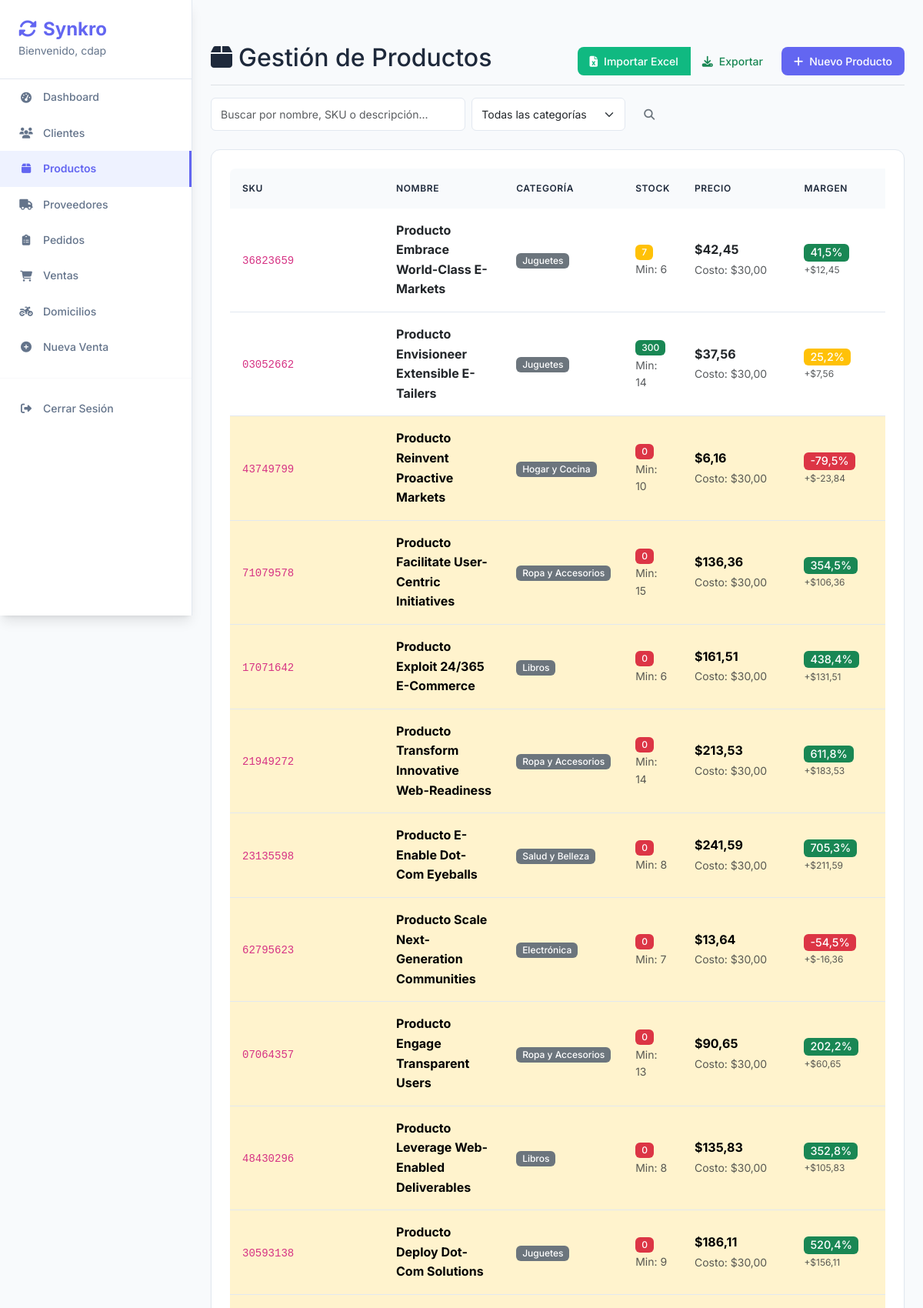
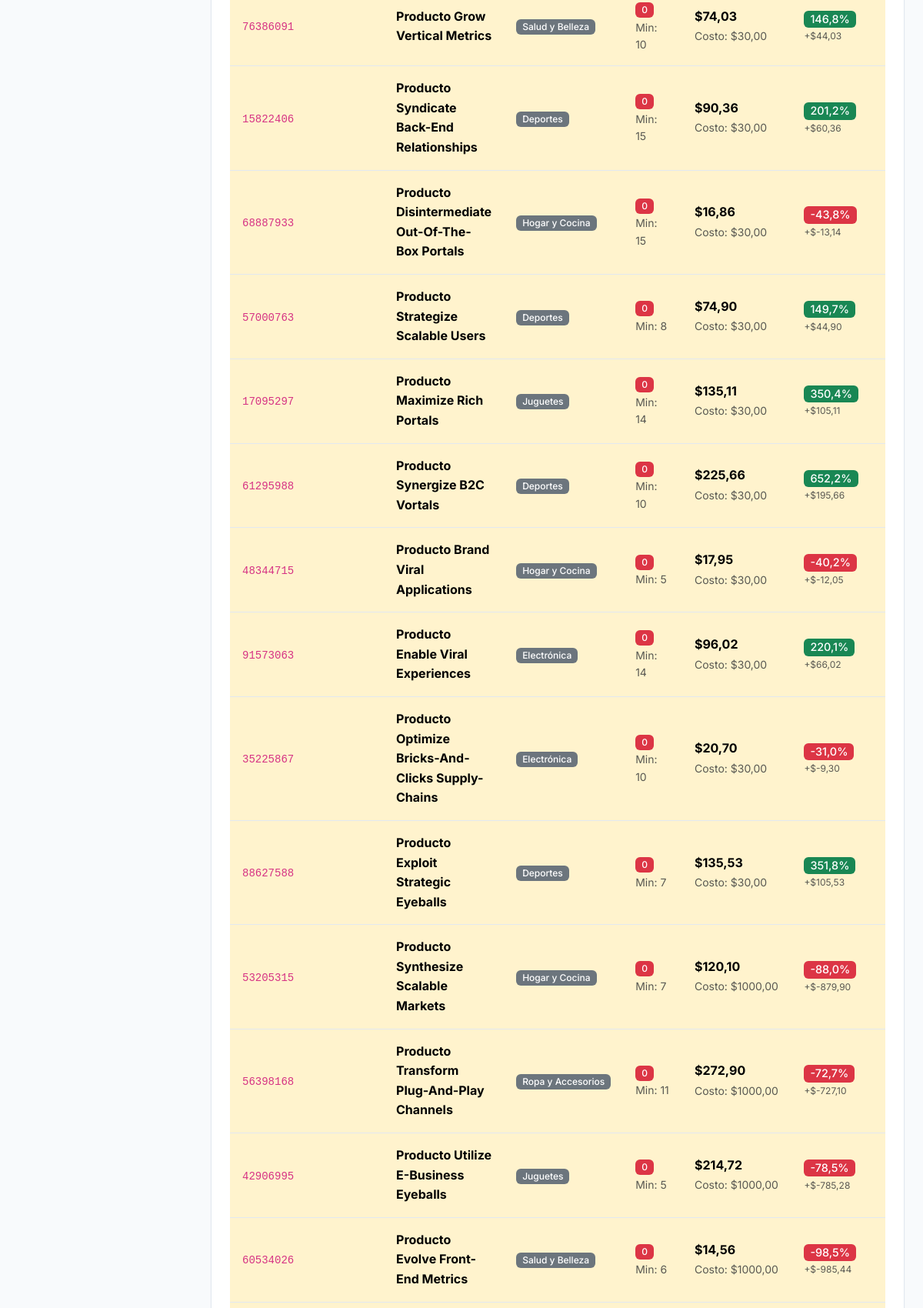
The page /productos/ (signed in, upper part) on the database its author committed (2 pictures, top to bottom).
### core/models.py (models this page shows, shortened)
class Producto(models.Model):
    nombre = models.CharField(max_length=200)
    sku = models.CharField(max_length=50, unique=True, help_text="Código de Referencia Único")
    categoria = models.ForeignKey(Categoria, on_delete=models.SET_NULL, null=True, blank=True)
    descripcion = models.TextField(blank=True)
    stock_actual = models.PositiveIntegerField(default=0)
    stock_minimo = models.PositiveIntegerField(default=5, help_text="Umbral para alertas de stock bajo")
    precio_venta = models.DecimalField(max_digits=10, decimal_places=2)
    costo_unitario = models.DecimalField(max_digits=10, decimal_places=2, default=0)
    @property
    def necesita_reposicion(self):
        return self.stock_actual <= self.stock_minimo
    @property
    def ganancia_unitaria(self):
        return (self.precio_venta or 0) - (self.costo_unitario or 0)
    @property
    def margen_ganancia(self):
        if self.costo_unitario and self.costo_unitario > 0:
            return (self.ganancia_unitaria / self.costo_unitario) * 100
        return 0

class Categoria(models.Model):
    nombre = models.CharField(max_length=100, unique=True)
    descripcion = models.TextField(blank=True, null=True)
    class Meta:
        verbose_name_plural = "Categorías"

### core/views.py (the view)
# urls.py: path('productos/', views.producto_list, name='producto_list'),
@login_required
def producto_list(request):
    search = request.GET.get('search', '')
    categoria_id = request.GET.get('categoria', '')
    productos = Producto.objects.select_related('categoria')
    if search:
        productos = productos.filter(
            Q(nombre__icontains=search) |
            Q(sku__icontains=search) |
            Q(descripcion__icontains=search)
        )
    if categoria_id:
        productos = productos.filter(categoria_id=categoria_id)
    categorias = Categoria.objects.all()
    return render(request, 'productos/list.html', {
        'productos': productos,
        'categorias': categorias,
        'search': search,
        'categoria_selected': categoria_id
    })

### core/templates/productos/list.html (shortened to what this page needs)
{% extends 'base.html' %}
{% block content %}
<div class="d-flex justify-content-between flex-wrap flex-md-nowrap align-items-center pt-3 pb-2 mb-3 border-bottom">
    <h1 class="h2"><i class="fas fa-box me-2"></i>Gestión de Productos</h1>
    <div class="btn-toolbar mb-2 mb-md-0">
        <div class="btn-group me-2">
            <button type="button" class="btn btn-success" data-bs-toggle="modal" data-bs-target="#importarModal">
                <i class="fas fa-file-excel me-2"></i>Importar Excel
            </button>
            <a href="{% url 'productos_exportar_excel' %}" class="btn btn-outline-success">
                <i class="fas fa-download me-2"></i>Exportar
            </a>
        </div>
        <a href="{% url 'producto_add' %}" class="btn btn-primary">
            <i class="fas fa-plus me-2"></i>Nuevo Producto
        </a>
    </div>
</div>
<div class="row mb-4">
    <div class="col-md-8">
        <form method="get" class="d-flex">
            <input type="text" name="search" class="form-control me-2"
                   placeholder="Buscar por nombre, SKU o descripción..."
                   value="{{ search }}">
            <select name="categoria" class="form-select me-2" style="max-width: 200px;">
                <option value="">Todas las categorías</option>
            </select>
            <button type="submit" class="btn btn-outline-secondary">
                <i class="fas fa-search"></i>
            </button>
        </form>
    </div>
</div>
<div class="card">
    <div class="card-body">
        {% if productos %}
        <div class="table-responsive">
            <table class="table table-hover">
                <thead>
                    <tr>
                        <th>SKU</th>
                        <th>Nombre</th>
                        <th>Categoría</th>
                        <th>Stock</th>
                        <th>Precio</th>
                        <th>Margen</th>
                    </tr>
                </thead>
                <tbody>
                    {% for producto in productos %}
                    <tr {% if producto.necesita_reposicion %}class="table-warning"{% endif %}>
                        <td>
                            <code>{{ producto.sku }}</code>
                        </td>
                        <td>
                            <strong>{{ producto.nombre }}</strong>
                        </td>
                        <td>
                            {% if producto.categoria %}
                                <span class="badge bg-secondary">{{ producto.categoria.nombre }}</span>
                            {% else %}
                                <span class="text-muted">Sin categoría</span>
                            {% endif %}
                        </td>
                        <td>
                            <span class="badge {% if producto.stock_actual <= producto.stock_minimo %}bg-danger{% elif producto.stock_actual <= 10 %}bg-warning{% else %}bg-success{% endif %}">
                                {{ producto.stock_actual }}
                            </span>
                            <small class="text-muted d-block">Min: {{ producto.stock_minimo }}</small>
                        </td>
                        <td>
                            <strong>${{ producto.precio_venta }}</strong>
                            <br><small class="text-muted">Costo: ${{ producto.costo_unitario }}</small>
                        </td>
                        <td>
                            <span class="badge {% if producto.margen_ganancia >= 30 %}bg-success{% elif producto.margen_ganancia >= 15 %}bg-warning{% else %}bg-danger{% endif %}" style="font-size: 0.9em;">
                                {{ producto.margen_ganancia|floatformat:1 }}%
                            </span>
                            <small class="text-muted d-block" style="font-size: 0.75em;">+${{ producto.ganancia_unitaria|floatformat:2 }}</small>
                        </td>
                    </tr>
                    {% endfor %}
                </tbody>
            </table>
        </div>
        {% endif %}
    </div>
</div>
{% endblock %}

### core/templates/base.html (shortened to what this page needs)
<!DOCTYPE html>
<html lang="es">
<head>
    <link href="https://cdn.jsdelivr.net/npm/bootstrap@5.3.0/dist/css/bootstrap.min.css" rel="stylesheet">
    <link href="https://cdnjs.cloudflare.com/ajax/libs/font-awesome/6.4.0/css/all.min.css" rel="stylesheet">
</head>
<body>
    <nav class="sidebar">
        <div class="sidebar-brand">
            <h4>
                <i class="fas fa-sync-alt me-2"></i>Synkro
            </h4>
            {% if user.is_authenticated %}
                <small>Bienvenido, {{ user.username }}</small>
            {% endif %}
        </div>
        {% if user.is_authenticated %}
        <ul class="nav flex-column">
            <li class="nav-item">
                <a class="nav-link {% if request.resolver_match.url_name == 'dashboard' %}active{% endif %}" href="{% url 'dashboard' %}">
                    <i class="fas fa-tachometer-alt"></i>Dashboard
                </a>
            </li>
            <li class="nav-item">
                <a class="nav-link {% if 'cliente' in request.resolver_match.url_name %}active{% endif %}" href="{% url 'cliente_list' %}">
                    <i class="fas fa-users"></i>Clientes
                </a>
            </li>
            <li class="nav-item">
                <a class="nav-link {% if 'producto' in request.resolver_match.url_name %}active{% endif %}" href="{% url 'producto_list' %}">
                    <i class="fas fa-box"></i>Productos
                </a>
            </li>
            <li class="nav-item">
                <a class="nav-link {% if 'proveedor' in request.resolver_match.url_name %}active{% endif %}" href="{% url 'proveedor_list' %}">
                    <i class="fas fa-truck"></i>Proveedores
                </a>
            </li>
            <li class="nav-item">
                <a class="nav-link {% if 'pedido' in request.resolver_match.url_name %}active{% endif %}" href="{% url 'pedido_list' %}">
                    <i class="fas fa-clipboard-list"></i>Pedidos
                </a>
            </li>
            <li class="nav-item">
                <a class="nav-link {% if 'venta' in request.resolver_match.url_name %}active{% endif %}" href="{% url 'venta_list' %}">
                    <i class="fas fa-shopping-cart"></i>Ventas
                </a>
            </li>
            <li class="nav-item">
                <a class="nav-link {% if 'domicilio' in request.resolver_match.url_name %}active{% endif %}" href="{% url 'domicilios_home' %}">
                    <i class="fas fa-motorcycle"></i>Domicilios
                </a>
            </li>
            <li class="nav-item">
                <a class="nav-link" href="{% url 'nueva_venta' %}">
                    <i class="fas fa-plus-circle"></i>Nueva Venta
                </a>
            </li>
            <hr>
            <li class="nav-item">
                <a class="nav-link" href="{% url 'logout' %}">
                    <i class="fas fa-sign-out-alt"></i>Cerrar Sesión
                </a>
            </li>
        </ul>
        {% endif %}
    </nav>
    <main class="main-content">
                <div class="pt-3 pb-2 mb-3">
        {% block content %}
        {% endblock %}
    </main>
</body>
</html>

### core/templates/base.html (style rules this page uses)
:root { --primary-color: #6366f1; --primary-light: #818cf8; --primary-dark: #4f46e5; --secondary-color: #64748b; --success-color: #10b981; --warning-color: #f59e0b; --danger-color: #ef4444; --light-bg: #f8fafc; --white-bg: #ffffff; --dark-text: #1e293b; --light-text: #64748b; --border-color: #e2e8f0; --shadow-sm: 0 1px 2px 0 rgb(0 0 0 / 0.05); --shadow-md: 0 4px 6px -1px rgb(0 0 0 / 0.1), 0 2px 4px -2px rgb(0 0 0 / 0.1); --shadow-lg: 0 10px 15px -3px rgb(0 0 0 / 0.1), 0 4px 6px -4px rgb(0 0 0 / 0.1); }
body { background-color: var(--light-bg); font-family: 'Inter', -apple-system, BlinkMacSystemFont, 'Segoe UI', sans-serif; color: var(--dark-text); line-height: 1.6; }
.sidebar { min-height: 100vh; background: var(--white-bg); border-right: 1px solid var(--border-color); box-shadow: var(--shadow-lg); position: fixed; top: 0; left: 0; width: 250px; z-index: 1000; overflow-y: auto; }
.sidebar .nav-link { color: var(--light-text); padding: 12px 24px; margin: 0; border-radius: 0; transition: all 0.2s ease; font-weight: 500; font-size: 0.875rem; display: flex; align-items: center; gap: 12px; }
.sidebar .nav-link i { width: 20px; text-align: center; }
.sidebar .nav-link.active { color: var(--primary-color); background-color: #eef2ff; border-right: 3px solid var(--primary-color); font-weight: 600; }
.sidebar-brand { padding: 24px; border-bottom: 1px solid var(--border-color); }
.sidebar-brand h4 { color: var(--primary-color); font-weight: 700; font-size: 1.5rem; margin: 0; }
.sidebar-brand small { color: var(--light-text); font-size: 0.875rem; }
.main-content { background-color: var(--light-bg); min-height: 100vh; padding: 24px; margin-left: 250px; }
.card { background: var(--white-bg); border: 1px solid var(--border-color); border-radius: 12px; box-shadow: var(--shadow-sm); transition: all 0.2s ease; }
.card-body { padding: 24px; }
.btn { font-weight: 500; border-radius: 8px; padding: 8px 16px; font-size: 0.875rem; transition: all 0.2s ease; border: none; }
.btn-primary { background-color: var(--primary-color); color: white; }
.btn-success { background-color: var(--success-color); color: white; }
.table { background: var(--white-bg); border-radius: 8px; overflow: hidden; box-shadow: var(--shadow-sm); margin-bottom: 0; }
.table thead th { background-color: #f8fafc; color: var(--dark-text); border: none; font-weight: 600; font-size: 0.75rem; text-transform: uppercase; letter-spacing: 0.05em; padding: 16px; }
.table tbody td { padding: 16px; border-color: var(--border-color); vertical-align: middle; }
.form-control, .form-select { border-radius: 6px; border: 1px solid var(--border-color); padding: 10px 12px; font-size: 0.875rem; transition: all 0.2s ease; }
.badge { border-radius: 6px; font-weight: 500; font-size: 0.75rem; padding: 4px 8px; }
hr { border-color: var(--border-color); margin: 16px 0; }

### rows shown on the page
Producto: sku "36823659", nombre "Producto Embrace World-Class E-Markets", categoria.nombre "Juguetes", stock_actual "7", stock_minimo "6", precio_venta "42,45", costo_unitario "30,00", margen_ganancia "41,5", ganancia_unitaria "12,45"
Producto: sku "03052662", nombre "Producto Envisioneer Extensible E-Tailers", categoria.nombre "Juguetes", stock_actual "300", stock_minimo "14", precio_venta "37,56", costo_unitario "30,00", margen_ganancia "25,2", ganancia_unitaria "7,56"
Producto: sku "43749799", nombre "Producto Reinvent Proactive Markets", categoria.nombre "Hogar y Cocina", stock_actual "0", stock_minimo "10", precio_venta "6,16", costo_unitario "30,00", margen_ganancia "-79,5", ganancia_unitaria "-23,84"
Producto: sku "71079578", nombre "Producto Facilitate User-Centric Initiatives", categoria.nombre "Ropa y Accesorios", stock_actual "0", stock_minimo "15", precio_venta "136,36", costo_unitario "30,00", margen_ganancia "354,5", ganancia_unitaria "106,36"
Producto: sku "17071642", nombre "Producto Exploit 24/365 E-Commerce", categoria.nombre "Libros", stock_actual "0", stock_minimo "6", precio_venta "161,51", costo_unitario "30,00", margen_ganancia "438,4", ganancia_unitaria "131,51"
Producto: sku "21949272", nombre "Producto Transform Innovative Web-Readiness", categoria.nombre "Ropa y Accesorios", stock_actual "0", stock_minimo "14", precio_venta "213,53", costo_unitario "30,00", margen_ganancia "611,8", ganancia_unitaria "183,53"
Producto: sku "23135598", nombre "Producto E-Enable Dot-Com Eyeballs", categoria.nombre "Salud y Belleza", stock_actual "0", stock_minimo "8", precio_venta "241,59", costo_unitario "30,00", margen_ganancia "705,3", ganancia_unitaria "211,59"
Producto: sku "62795623", nombre "Producto Scale Next-Generation Communities", categoria.nombre "Electrónica", stock_actual "0", stock_minimo "7", precio_venta "13,64", costo_unitario "30,00", margen_ganancia "-54,5", ganancia_unitaria "-16,36"
Producto: sku "07064357", nombre "Producto Engage Transparent Users", categoria.nombre "Ropa y Accesorios", stock_actual "0", stock_minimo "13", precio_venta "90,65", costo_unitario "30,00", margen_ganancia "202,2", ganancia_unitaria "60,65"
Producto: sku "48430296", nombre "Producto Leverage Web-Enabled Deliverables", categoria.nombre "Libros", stock_actual "0", stock_minimo "8", precio_venta "135,83", costo_unitario "30,00", margen_ganancia "352,8", ganancia_unitaria "105,83"
Producto: sku "30593138", nombre "Producto Deploy Dot-Com Solutions", categoria.nombre "Juguetes", stock_actual "0", stock_minimo "9", precio_venta "186,11", costo_unitario "30,00", margen_ganancia "520,4", ganancia_unitaria "156,11"
Producto: sku "76386091", nombre "Producto Grow Vertical Metrics", categoria.nombre "Salud y Belleza", stock_actual "0", stock_minimo "10", precio_venta "74,03", costo_unitario "30,00", margen_ganancia "146,8", ganancia_unitaria "44,03"
Producto: sku "15822406", nombre "Producto Syndicate Back-End Relationships", categoria.nombre "Deportes", stock_actual "0", stock_minimo "15", precio_venta "90,36", costo_unitario "30,00", margen_ganancia "201,2", ganancia_unitaria "60,36"
Producto: sku "68887933", nombre "Producto Disintermediate Out-Of-The-Box Portals", categoria.nombre "Hogar y Cocina", stock_actual "0", stock_minimo "15", precio_venta "16,86", costo_unitario "30,00", margen_ganancia "-43,8", ganancia_unitaria "-13,14"
Producto: sku "57000763", nombre "Producto Strategize Scalable Users", categoria.nombre "Deportes", stock_actual "0", stock_minimo "8", precio_venta "74,90", costo_unitario "30,00", margen_ganancia "149,7", ganancia_unitaria "44,90"
Producto: sku "17095297", nombre "Producto Maximize Rich Portals", categoria.nombre "Juguetes", stock_actual "0", stock_minimo "14", precio_venta "135,11", costo_unitario "30,00", margen_ganancia "350,4", ganancia_unitaria "105,11"
Producto: sku "61295988", nombre "Producto Synergize B2C Vortals", categoria.nombre "Deportes", stock_actual "0", stock_minimo "10", precio_venta "225,66", costo_unitario "30,00", margen_ganancia "652,2", ganancia_unitaria "195,66"
Producto: sku "48344715", nombre "Producto Brand Viral Applications", categoria.nombre "Hogar y Cocina", stock_actual "0", stock_minimo "5", precio_venta "17,95", costo_unitario "30,00", margen_ganancia "-40,2", ganancia_unitaria "-12,05"
Producto: sku "91573063", nombre "Producto Enable Viral Experiences", categoria.nombre "Electrónica", stock_actual "0", stock_minimo "14", precio_venta "96,02", costo_unitario "30,00", margen_ganancia "220,1", ganancia_unitaria "66,02"
Producto: sku "35225867", nombre "Producto Optimize Bricks-And-Clicks Supply-Chains", categoria.nombre "Electrónica", stock_actual "0", stock_minimo "10", precio_venta "20,70", costo_unitario "30,00", margen_ganancia "-31,0", ganancia_unitaria "-9,30"
Producto: sku "88627588", nombre "Producto Exploit Strategic Eyeballs", categoria.nombre "Deportes", stock_actual "0", stock_minimo "7", precio_venta "135,53", costo_unitario "30,00", margen_ganancia "351,8", ganancia_unitaria "105,53"
Producto: sku "53205315", nombre "Producto Synthesize Scalable Markets", categoria.nombre "Hogar y Cocina", stock_actual "0", stock_minimo "7", precio_venta "120,10", costo_unitario "1000,00", margen_ganancia "-88,0", ganancia_unitaria "-879,90"
Producto: sku "56398168", nombre "Producto Transform Plug-And-Play Channels", categoria.nombre "Ropa y Accesorios", stock_actual "0", stock_minimo "11", precio_venta "272,90", costo_unitario "1000,00", margen_ganancia "-72,7", ganancia_unitaria "-727,10"
Producto: sku "42906995", nombre "Producto Utilize E-Business Eyeballs", categoria.nombre "Juguetes", stock_actual "0", stock_minimo "5", precio_venta "214,72", costo_unitario "1000,00", margen_ganancia "-78,5", ganancia_unitaria "-785,28"
Producto: sku "60534026", nombre "Producto Evolve Front-End Metrics", categoria.nombre "Salud y Belleza", stock_actual "0", stock_minimo "6", precio_venta "14,56", costo_unitario "1000,00", margen_ganancia "-98,5", ganancia_unitaria "-985,44"

### other values the page prints
{{ user.username }} "cdap"
